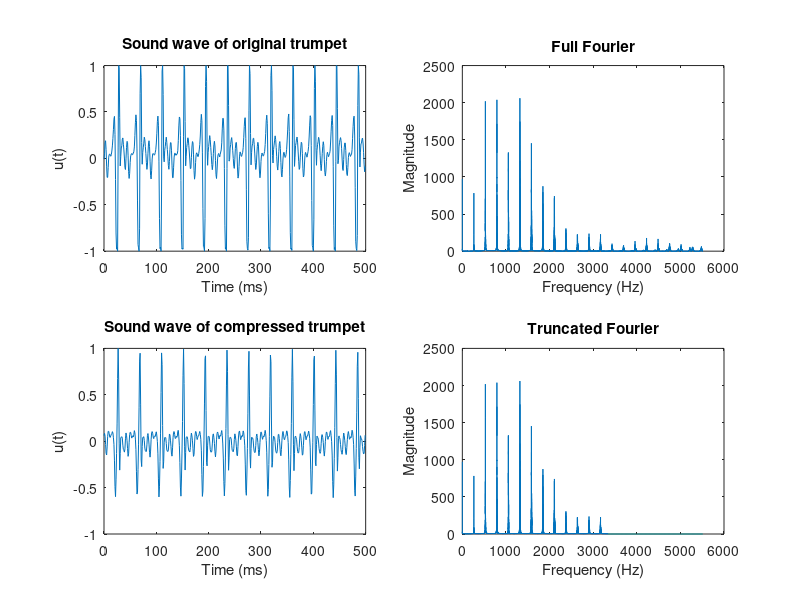

The MATLAB script that drew this image:
%%%%%%%%%%%%%%%%%%%%%%%%%%%%%%%%%%%%%%%%%%%%%%%%%%%%%%%%%%%%
%% Hearing Fourier series approximation
%%%%%%%%%%%%%%%%%%%%%%%%%%%%%%%%%%%%%%%%%%%%%%%%%%%%%%%%%%%%
%
%   1. Plot and listen to audio of trumpet playing a note
%   2. Use FFT to visualize peaks of certain Fourier modes
%   3. Truncate in the frequency space to get a ``compressed'' file
%   4. Use iFFT to plot and listen to compressed trumpet sound 
%
%   Trumpet audio data from:
%   University Of Washington Dept. of Electrical Engineering, 
%   Fourier Series and Gibbs Phenomenon. 
%   OpenStax CNX. Oct 25, 2008 
%   http://cnx.org/contents/8ef92951-be1e-40f4-a50a-a307785a0608@21. 
%
%
%
% Author: Matthew S. Mizuhara
% E-mail: mizuharm@tcnj.edu
% Institution: The College of New Jersey
% Date Created: October 2020
%
%%%%%%%%%%%%%%%%%%%%%%%%%%%%%%%%%%%%%%%%%%%%%%%%%%%%%%%%%%%%

load('trumpet.mat');
    
Y = fft(trumpet);                            % take the FFT of trumpet
Fs = 11025;                                 % sampling rate
Ymag = abs(Y);                              % take the magnitude of Y
f= Fs*(1:length(trumpet))/length(trumpet); %frequency domain
t = 1/Fs*1:length(trumpet);                 %time domain
                  

%%%%%%%%%%%%%%%%%%%%%%%%%%%%%%%%%
%% Original sound
%%%%%%%%%%%%%%%%%%%%%%%%%%%%%%%%%

    sound(trumpet,Fs)

    fig = figure(1);
    set(gcf, 'Position', [200,50, 800, 600])

    subplot(2,2,1)
    plot(t(1:500),trumpet(1:500))
    title('Sound wave of original trumpet')
    xlabel('Time (ms)')
    ylabel('u(t)')
    
    subplot(2,2,2)
    plot(f(1:floor(end/2)), Ymag(1:floor(end/2)));
    title('Full Fourier')
    xlabel('Frequency (Hz)')
    ylabel('Magnitude')
   
    
    
    pause(3.5)


%%%%%%%%%%%%%%%%%%%%%%%%%%%%%%%%
%% Truncated sound
%%%%%%%%%%%%%%%%%%%%%%%%%%%%%%%%

    num = 10000; %Where to cutoff; integer between 1 and 33075

    y = zeros(length(Y),1);
    y(1:num) = Y(1:num);

    trumpet2 = ifft(y);
    trumpet2 = trumpet2/min(max(trumpet2),max(-trumpet2)); %scale to [-1,1]

    sound(real(trumpet2),Fs)
        
    subplot(2,2,3)
    plot(t(1:500),real(trumpet2(1:500)))
    title('Sound wave of compressed trumpet')
    xlabel('Time (ms)')
    ylabel('u(t)')

    subplot(2,2,4)
    plot(f(1:floor(end/2)),abs(y(1:floor(end/2))))
    title('Truncated Fourier')
    xlabel('Frequency (Hz)')
    ylabel('Magnitude')
